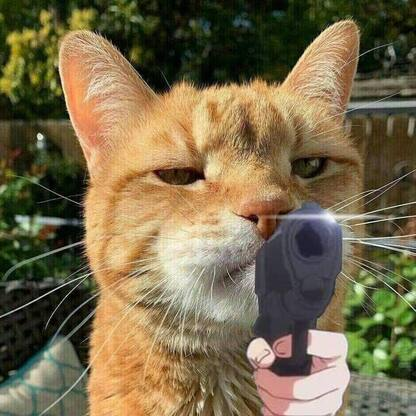
#> input picture Images/Image/meo.jpg, 416 x 416 px, found by its file name
$ python Rotate.py
#> lines starting #> are read from the running program, lines starting #| are printed output that depends on the picture
import numpy as np
from PIL import Image
import cv2

# Load the image using Pillow
image = Image.open('D:\workspace\DA Python XLA\Image\meo.jpg')
#> image is the input picture: PIL image 416x416 RGB; mean R, G, B 120.6, 106.8, 75.7

# Specify the rotation angle in radians (positive values for clockwise)
angle = np.radians(-45)

# Get the image dimensions
width, height = image.size
#> width = 416; height = 416

# Create an empty NumPy array for the rotated image
rotated_image = np.zeros((height, width, 3), dtype=np.uint8)

# Calculate the rotation matrix
cos_theta = np.cos(angle)
sin_theta = np.sin(angle)
center_x = width // 2
#> center_x = 208
center_y = height // 2
#> center_y = 208

# Perform the rotation manually using the rotation matrix
for y in range(height):
    for x in range(width):
        # Translate coordinates to center
        translated_x = x - center_x
        translated_y = y - center_y

        # Apply rotation
        new_x = int(translated_x * cos_theta - translated_y * sin_theta + center_x)
        new_y = int(translated_x * sin_theta + translated_y * cos_theta + center_y)

        # Check if the new coordinates are within bounds
        if 0 <= new_x < width and 0 <= new_y < height:
            rotated_image[y, x] = image.getpixel((new_x, new_y))
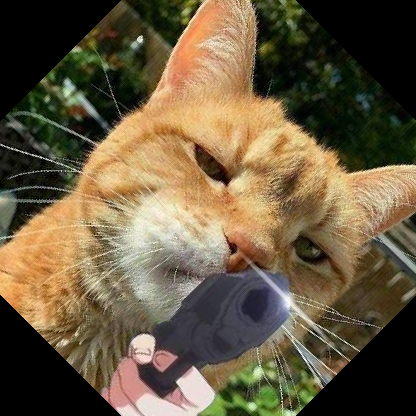
#> rotated_image: shape (416, 416, 3); mean R, G, B 105, 90.5, 64.9

# Create a Pillow image from the rotated NumPy array
rotated_image = Image.fromarray(rotated_image)

# Display the original and rotated images
open_cv_image = np.array(rotated_image)
# Convert RGB to BGR
open_cv_image = open_cv_image[:, :, ::-1].copy()
cv2.imshow('cocailol',open_cv_image)
if cv2.waitKey(0) & 0xff ==27 :
#> (key Esc is pressed here)
    cv2.destroyAllWindows()
